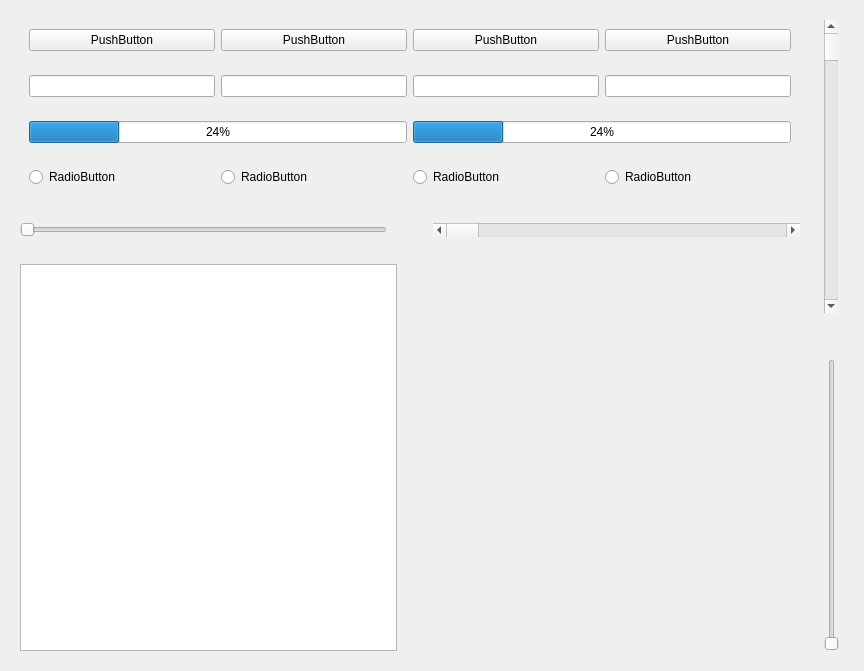
<?xml version="1.0" encoding="UTF-8"?>
<ui version="4.0">
 <class>Widget</class>
 <widget class="QWidget" name="Widget">
  <property name="geometry">
   <rect>
    <x>0</x>
    <y>0</y>
    <width>864</width>
    <height>671</height>
   </rect>
  </property>
  <property name="windowTitle">
   <string>Widget</string>
  </property>
  <layout class="QGridLayout" name="gridLayout">
   <item row="0" column="0">
    <widget class="QWidget" name="widget" native="true">
     <layout class="QVBoxLayout" name="verticalLayout">
      <item>
       <widget class="QWidget" name="widget_2" native="true">
        <layout class="QHBoxLayout" name="horizontalLayout">
         <item>
          <widget class="QPushButton" name="btn_1">
           <property name="text">
            <string>PushButton</string>
           </property>
          </widget>
         </item>
         <item>
          <widget class="QPushButton" name="btn_2">
           <property name="text">
            <string>PushButton</string>
           </property>
          </widget>
         </item>
         <item>
          <widget class="QPushButton" name="btn_3">
           <property name="text">
            <string>PushButton</string>
           </property>
          </widget>
         </item>
         <item>
          <widget class="QPushButton" name="btn_4">
           <property name="text">
            <string>PushButton</string>
           </property>
          </widget>
         </item>
        </layout>
       </widget>
      </item>
      <item>
       <widget class="QWidget" name="widget_3" native="true">
        <layout class="QHBoxLayout" name="horizontalLayout_2">
         <item>
          <widget class="QLineEdit" name="txt2"/>
         </item>
         <item>
          <widget class="QLineEdit" name="txt1"/>
         </item>
         <item>
          <widget class="QLineEdit" name="txt3"/>
         </item>
         <item>
          <widget class="QLineEdit" name="txt4"/>
         </item>
        </layout>
       </widget>
      </item>
      <item>
       <widget class="QWidget" name="widget_4" native="true">
        <layout class="QHBoxLayout" name="horizontalLayout_3">
         <item>
          <widget class="QProgressBar" name="bar1">
           <property name="value">
            <number>24</number>
           </property>
          </widget>
         </item>
         <item>
          <widget class="QProgressBar" name="bar2">
           <property name="value">
            <number>24</number>
           </property>
          </widget>
         </item>
        </layout>
       </widget>
      </item>
      <item>
       <widget class="QWidget" name="widget_5" native="true">
        <layout class="QHBoxLayout" name="horizontalLayout_4">
         <item>
          <widget class="QRadioButton" name="rbtn1">
           <property name="text">
            <string>RadioButton</string>
           </property>
          </widget>
         </item>
         <item>
          <widget class="QRadioButton" name="rbtn2">
           <property name="text">
            <string>RadioButton</string>
           </property>
          </widget>
         </item>
         <item>
          <widget class="QRadioButton" name="rbtn3">
           <property name="text">
            <string>RadioButton</string>
           </property>
          </widget>
         </item>
         <item>
          <widget class="QRadioButton" name="rbtn4">
           <property name="text">
            <string>RadioButton</string>
           </property>
          </widget>
         </item>
        </layout>
       </widget>
      </item>
     </layout>
    </widget>
   </item>
   <item row="1" column="0">
    <widget class="QWidget" name="widget_7" native="true">
     <layout class="QHBoxLayout" name="horizontalLayout_6">
      <item>
       <widget class="QSlider" name="slider1">
        <property name="orientation">
         <enum>Qt::Horizontal</enum>
        </property>
       </widget>
      </item>
      <item>
       <spacer name="horizontalSpacer_2">
        <property name="orientation">
         <enum>Qt::Horizontal</enum>
        </property>
        <property name="sizeType">
         <enum>QSizePolicy::Minimum</enum>
        </property>
        <property name="sizeHint" stdset="0">
         <size>
          <width>40</width>
          <height>20</height>
         </size>
        </property>
       </spacer>
      </item>
      <item>
       <widget class="QScrollBar" name="horizontalScrollBar">
        <property name="sizePolicy">
         <sizepolicy hsizetype="Expanding" vsizetype="Fixed">
          <horstretch>0</horstretch>
          <verstretch>0</verstretch>
         </sizepolicy>
        </property>
        <property name="orientation">
         <enum>Qt::Horizontal</enum>
        </property>
       </widget>
      </item>
     </layout>
    </widget>
   </item>
   <item row="2" column="0">
    <widget class="QWidget" name="widget_6" native="true">
     <layout class="QHBoxLayout" name="horizontalLayout_5">
      <item>
       <widget class="QTableWidget" name="tableWidget"/>
      </item>
      <item>
       <spacer name="horizontalSpacer">
        <property name="orientation">
         <enum>Qt::Horizontal</enum>
        </property>
        <property name="sizeType">
         <enum>QSizePolicy::Minimum</enum>
        </property>
        <property name="sizeHint" stdset="0">
         <size>
          <width>20</width>
          <height>10</height>
         </size>
        </property>
       </spacer>
      </item>
      <item>
       <widget class="QCustomPlot" name="customPlot" native="true">
        <property name="sizePolicy">
         <sizepolicy hsizetype="Expanding" vsizetype="Expanding">
          <horstretch>0</horstretch>
          <verstretch>0</verstretch>
         </sizepolicy>
        </property>
       </widget>
      </item>
     </layout>
    </widget>
   </item>
   <item row="0" column="1" rowspan="3">
    <widget class="QWidget" name="widget_8" native="true">
     <layout class="QGridLayout" name="gridLayout_2">
      <item row="0" column="0">
       <widget class="QScrollBar" name="verticalScrollBar">
        <property name="sizePolicy">
         <sizepolicy hsizetype="Fixed" vsizetype="Expanding">
          <horstretch>0</horstretch>
          <verstretch>0</verstretch>
         </sizepolicy>
        </property>
        <property name="orientation">
         <enum>Qt::Vertical</enum>
        </property>
       </widget>
      </item>
      <item row="2" column="0">
       <widget class="QSlider" name="slider2">
        <property name="orientation">
         <enum>Qt::Vertical</enum>
        </property>
       </widget>
      </item>
      <item row="1" column="0">
       <spacer name="verticalSpacer">
        <property name="orientation">
         <enum>Qt::Vertical</enum>
        </property>
        <property name="sizeType">
         <enum>QSizePolicy::Minimum</enum>
        </property>
        <property name="sizeHint" stdset="0">
         <size>
          <width>20</width>
          <height>40</height>
         </size>
        </property>
       </spacer>
      </item>
     </layout>
    </widget>
   </item>
  </layout>
 </widget>
 <customwidgets>
  <customwidget>
   <class>QCustomPlot</class>
   <extends>QWidget</extends>
   <header>qcustomplot.h</header>
   <container>1</container>
  </customwidget>
 </customwidgets>
 <resources/>
 <connections/>
</ui>
